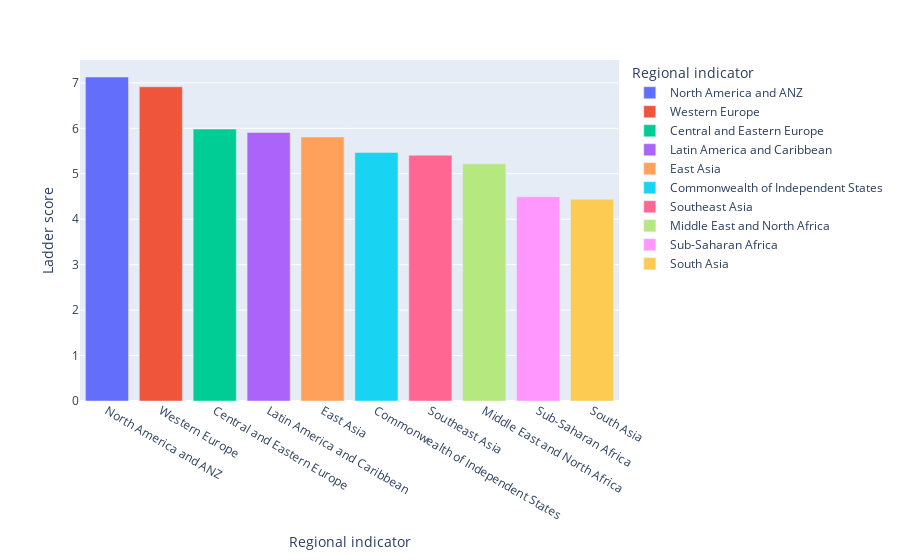

Source (notebook cell):
### Markdown cell above
## Plotly Express

### Code cell
px.bar(happiest_regions, x='Regional indicator', y='Ladder score', color='Regional indicator')

### Figure 1 — Plotly figure (JSON) as saved in the notebook; plotly's stock layout.template omitted (floating-point values rounded to 4 significant figures)
{"data": [{"alignmentgroup": "True", "hovertemplate": "Regional indicator=%{x}<br>Ladder score=%{y}<extra></extra>", "legendgroup": "North America and ANZ", "marker": {"color": "#636efa", "pattern": {"shape": ""}}, "name": "North America and ANZ", "offsetgroup": "North America and ANZ", "orientation": "v", "showlegend": true, "textposition": "auto", "type": "bar", "x": ["North America and ANZ"], "xaxis": "x", "y": [7.128], "yaxis": "y"}, {"alignmentgroup": "True", "hovertemplate": "Regional indicator=%{x}<br>Ladder score=%{y}<extra></extra>", "legendgroup": "Western Europe", "marker": {"color": "#EF553B", "pattern": {"shape": ""}}, "name": "Western Europe", "offsetgroup": "Western Europe", "orientation": "v", "showlegend": true, "textposition": "auto", "type": "bar", "x": ["Western Europe"], "xaxis": "x", "y": [6.915], "yaxis": "y"}, {"alignmentgroup": "True", "hovertemplate": "Regional indicator=%{x}<br>Ladder score=%{y}<extra></extra>", "legendgroup": "Central and Eastern Europe", "marker": {"color": "#00cc96", "pattern": {"shape": ""}}, "name": "Central and Eastern Europe", "offsetgroup": "Central and Eastern Europe", "orientation": "v", "showlegend": true, "textposition": "auto", "type": "bar", "x": ["Central and Eastern Europe"], "xaxis": "x", "y": [5.985], "yaxis": "y"}, {"alignmentgroup": "True", "hovertemplate": "Regional indicator=%{x}<br>Ladder score=%{y}<extra></extra>", "legendgroup": "Latin America and Caribbean", "marker": {"color": "#ab63fa", "pattern": {"shape": ""}}, "name": "Latin America and Caribbean", "offsetgroup": "Latin America and Caribbean", "orientation": "v", "showlegend": true, "textposition": "auto", "type": "bar", "x": ["Latin America and Caribbean"], "xaxis": "x", "y": [5.908], "yaxis": "y"}, {"alignmentgroup": "True", "hovertemplate": "Regional indicator=%{x}<br>Ladder score=%{y}<extra></extra>", "legendgroup": "East Asia", "marker": {"color": "#FFA15A", "pattern": {"shape": ""}}, "name": "East Asia", "offsetgroup": "East Asia", "orientation": "v", "showlegend": true, "textposition": "auto", "type": "bar", "x": ["East Asia"], "xaxis": "x", "y": [5.81], "yaxis": "y"}, {"alignmentgroup": "True", "hovertemplate": "Regional indicator=%{x}<br>Ladder score=%{y}<extra></extra>", "legendgroup": "Commonwealth of Independent States", "marker": {"color": "#19d3f3", "pattern": {"shape": ""}}, "name": "Commonwealth of Independent States", "offsetgroup": "Commonwealth of Independent States", "orientation": "v", "showlegend": true, "textposition": "auto", "type": "bar", "x": ["Commonwealth of Independent States"], "xaxis": "x", "y": [5.467], "yaxis": "y"}, {"alignmentgroup": "True", "hovertemplate": "Regional indicator=%{x}<br>Ladder score=%{y}<extra></extra>", "legendgroup": "Southeast Asia", "marker": {"color": "#FF6692", "pattern": {"shape": ""}}, "name": "Southeast Asia", "offsetgroup": "Southeast Asia", "orientation": "v", "showlegend": true, "textposition": "auto", "type": "bar", "x": ["Southeast Asia"], "xaxis": "x", "y": [5.408], "yaxis": "y"}, {"alignmentgroup": "True", "hovertemplate": "Regional indicator=%{x}<br>Ladder score=%{y}<extra></extra>", "legendgroup": "Middle East and North Africa", "marker": {"color": "#B6E880", "pattern": {"shape": ""}}, "name": "Middle East and North Africa", "offsetgroup": "Middle East and North Africa", "orientation": "v", "showlegend": true, "textposition": "auto", "type": "bar", "x": ["Middle East and North Africa"], "xaxis": "x", "y": [5.22], "yaxis": "y"}, {"alignmentgroup": "True", "hovertemplate": "Regional indicator=%{x}<br>Ladder score=%{y}<extra></extra>", "legendgroup": "Sub-Saharan Africa", "marker": {"color": "#FF97FF", "pattern": {"shape": ""}}, "name": "Sub-Saharan Africa", "offsetgroup": "Sub-Saharan Africa", "orientation": "v", "showlegend": true, "textposition": "auto", "type": "bar", "x": ["Sub-Saharan Africa"], "xaxis": "x", "y": [4.494], "yaxis": "y"}, {"alignmentgroup": "True", "hovertemplate": "Regional indicator=%{x}<br>Ladder score=%{y}<extra></extra>", "legendgroup": "South Asia", "marker": {"color": "#FECB52", "pattern": {"shape": ""}}, "name": "South Asia", "offsetgroup": "South Asia", "orientation": "v", "showlegend": true, "textposition": "auto", "type": "bar", "x": ["South Asia"], "xaxis": "x", "y": [4.442], "yaxis": "y"}], "layout": {"barmode": "relative", "legend": {"title": {"text": "Regional indicator"}, "tracegroupgap": 0}, "margin": {"t": 60}, "xaxis": {"anchor": "y", "categoryarray": ["North America and ANZ", "Western Europe", "Central and Eastern Europe", "Latin America and Caribbean", "East Asia", "Commonwealth of Independent States", "Southeast Asia", "Middle East and North Africa", "Sub-Saharan Africa", "South Asia"], "categoryorder": "array", "domain": [0, 1], "title": {"text": "Regional indicator"}}, "yaxis": {"anchor": "x", "domain": [0, 1], "title": {"text": "Ladder score"}}}}
